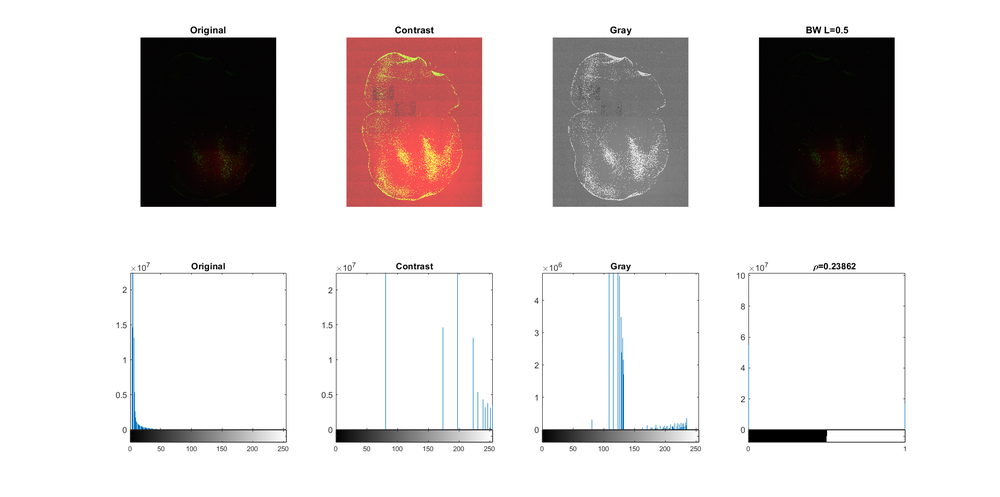
%> input picture test_1.png, 1000 x 497 px, shrunk from 1920 x 954 before the run
$ octave --eval "generate_overlap_image('test_1.png');"   (GNU Octave 9; MATLAB toolbox functions it lacks are replaced by stand-ins)
%> lines starting %> are read from the running program, lines starting %| are printed output that depends on the picture; in (x1, y1, x2, y2) boxes, pixels count from 0 and x2, y2 are one past the last pixel; in counts of white or black regions, pixels touching at a corner belong together; the program's own positions count from 1
%%%Source    : Houston Methodist Research Institute
%%%Location  : Houston, TX.
%%%Origin    : November 1, 2018
%%%PI        : Mauro Ferrari
%%%Supervisor: Giulia Brachi
%%%Developer : Javier Ruiz Ramirez

function generate_overlap_image(filename)
%> called with filename = 'test_1.png'
%This function takes as an input the full filename of a .tif file.
%This function expects the hydrogel plus tumor image with 3 channels, were the
%red channel corresponds to the hydrogel and the green channel corresponds to
%the tumor. The blue channel is not used.
%The output of this function is the overlap between the tumor and the hydrogel.
%Additionally, the quantification of the overlap is also given.


close all;
clc;

set(0, 'DefaultFigureVisible', 'off');

plot_hydrogel = true;
plot_tumor    = true;

%Load file
hydrogel_plus_tumor  = imread(filename);
%> hydrogel_plus_tumor is the input picture: size 497x1000x3 uint8; mean R, G, B 219.7, 214.1, 213.9
%hydrogel_plus_tumor  = imread('hydro_gel_plus_tumor.tif');
s                    = size(hydrogel_plus_tumor);
%> s = [497 1000 3]
disp(['Original size: ', mat2str(s)]);
%| Original size: [497 1000 3]


%Note the inversion. The first component of the matrix represents the
%vertical directon while the second component represents the horizontal
%direction.
width = s(2);
%> width = 1000
height= s(1);
%> height = 497

%This is the red channel and corresponds to the hydrogel
hydrogel_img = hydrogel_plus_tumor(:,:,1);
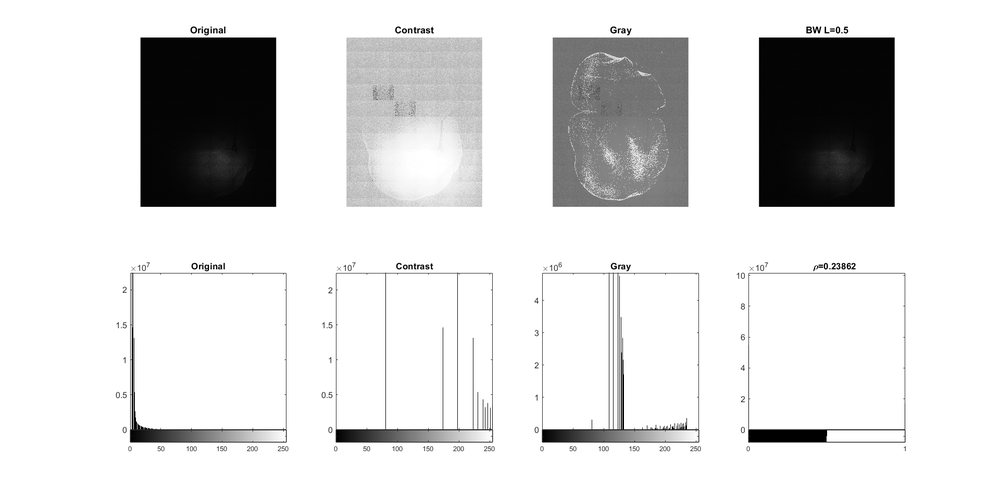
%> hydrogel_img: size 497x1000 uint8; min 0, max 255, mean 219.7

%This is the green channel and corresponds to the tumor
tumor_img    = hydrogel_plus_tumor(:,:,2);
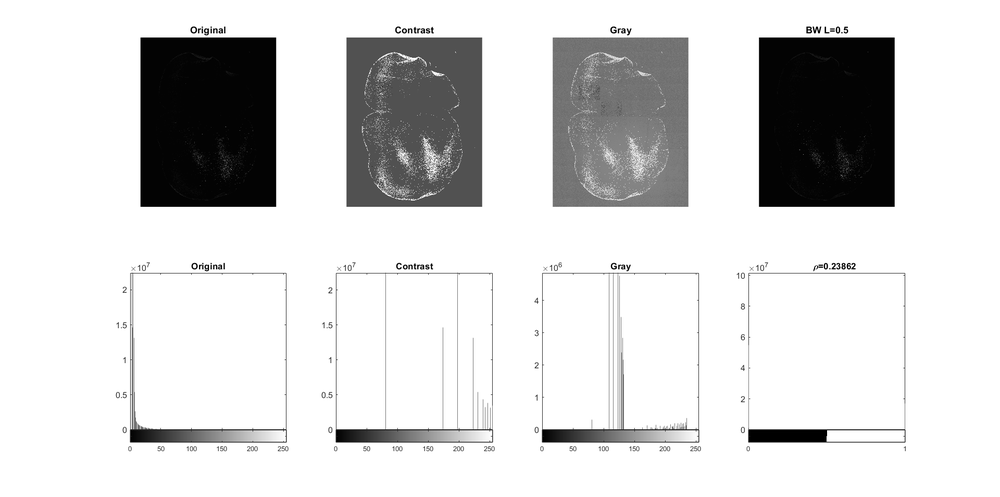
%> tumor_img: size 497x1000 uint8; min 0, max 255, mean 214.1


%Free memory
hydrogel_plus_tumor = [];

vertical_percent  = 0.40;

contrast_interval_in  = [20 50]/255.;
contrast_interval_out = [0 255]/255.;


%--------------------------------------------Plot hydrogel
if plot_hydrogel
    tic;

    [hydrogel_img, hydrogel_contrast, hydrogel_bw] = ...
        process_image_to_bw(...
        hydrogel_img, ...
        vertical_percent,...
        contrast_interval_in,...
        contrast_interval_out);

    h = toc;
    disp(['Time to process hydrogel: ', num2str(h)]);
end
%--------------------------------------------Plot tumor
if plot_tumor
    tic;

    [tumor_img, tumor_contrast, tumor_bw] = ...
        process_image_to_bw_2(tumor_img,...
        vertical_percent,...
        contrast_interval_in,...
        contrast_interval_out);

    h = toc;
    disp(['Time to process Tumor: ', num2str(h)]);


end

%%%================================================================

close all;

set(0, 'DefaultFigureVisible', 'on');

tic;
nonzero_pixels_of_hydrogel = nnz(hydrogel_bw);
nonzero_pixels_of_tumor    = nnz(tumor_bw);
overlap                    = nnz(hydrogel_bw .* tumor_bw);
overlap_percentage_wrt_tumor = overlap / nonzero_pixels_of_tumor * 100;
overlap_txt = sprintf('%d', fix(overlap_percentage_wrt_tumor));

fprintf('Nonzero pixels in hydrogel image: %d \n',...
    nonzero_pixels_of_hydrogel);
fprintf('Nonzero pixels in tumor image   : %d \n',...
    nonzero_pixels_of_tumor);
fprintf('Nonzero pixels in overlap image : %d \n',...
    overlap);
fprintf('Overlap with respect to tumor   : %s%% \n',...
    overlap_txt);

t = ['Hydrogel + Tumor overlap: ', overlap_txt, '%'];

h = toc;
disp(['Time to compute overlap: ', num2str(h)]);

figure();
horizontal_percent = 0.25;
starting_point     = uint32(width * horizontal_percent);
hydrogel_bw = hydrogel_bw(:, starting_point:end);
imshow(hydrogel_bw);
hold on;

sz = 2;
marker_color = 'b';
alpha_value  = 0.01;

tumor_bw = tumor_bw(:, starting_point:end);

[row_indices, col_indices] = find(tumor_bw);
h = scatter(col_indices, row_indices, sz,...
'MarkerFaceColor', marker_color, 'MarkerEdgeColor', marker_color,...
'MarkerFaceAlpha', alpha_value, 'MarkerEdgeAlpha', alpha_value);

% [5 lines of commented-out code are left out]
camroll(-90);


tfinal = toc;
disp(['Time to process image: ', num2str(tfinal)]);

%%%================================================================

function [img, img_contrast, img_bw] = ...
    process_image_to_bw(img,...
    vertical_percent,...
    contrast_interval_in,...
    contrast_interval_out)
%> called with vertical_percent = 0.4, contrast_interval_in = [0.0784 0.196], contrast_interval_out = [0 1]
%This function modifies the hydrogel image and generates 3 images.
%The first one is the croped original image.
%The second modifies the contrast of the first one.
%The third is a black and white version of the second.

s = size(img);
%> s = [497 1000]
width = s(2);
%> width = 1000
height= s(1);
%> height = 497

%Crop images
starting_point = height * vertical_percent;
%> starting_point = 198.8
img            = img(starting_point:end,:);
img_contrast   = [];
img_bw         = [];

%Map intensity values (continuously) to new values in the interval [x, y]
img_contrast = imadjust(img, contrast_interval_in, contrast_interval_out);

%Convert gray scale to black and white using Otsu's method
%Default sensitivity is set to 0.50
img_bw = imbinarize(img_contrast);
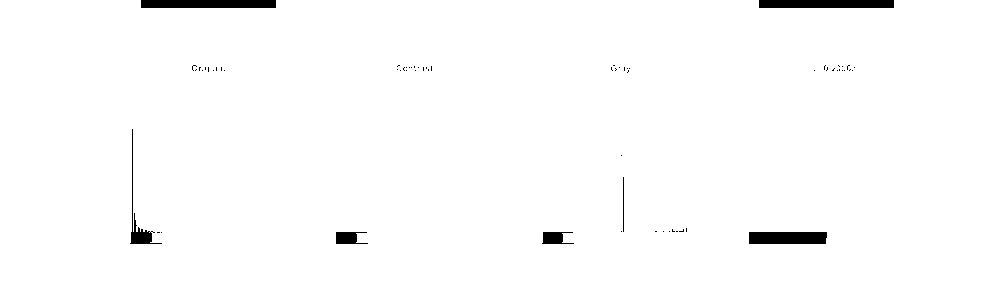
%> img_bw: size 299x1000 logical; 98.6% white; 65 black regions (58 under 20 px), largest, box (x1, y1, x2, y2) and area: (141, 0, 276, 8) 1080, (759, 0, 894, 8) 1080, (749, 232, 827, 244) 930


%%%================================================================

function [img, img_contrast, img_bw] = ...
    process_image_to_bw_2(img,...
        vertical_percent,...
        contrast_interval_in,...
        contrast_interval_out)
%> called with vertical_percent = 0.4, contrast_interval_in = [0.0784 0.196], contrast_interval_out = [0 1]
% We use this function to modify the tumor image and generate two images.
%The first one is a croped version of the original.
%The second is a black and white version of the original.

s = size(img);

width = s(2);
height= s(1);

img_contrast = [];
img_bw       = [];
threshold    = 0;

%Crop images
starting_point = height * vertical_percent;
img            = img(starting_point:end, :);
img_contrast   = imadjust(img, contrast_interval_in, contrast_interval_out);
%img_bw         = imbinarize(img_contrast);
img_bw         = threshold < img_contrast;
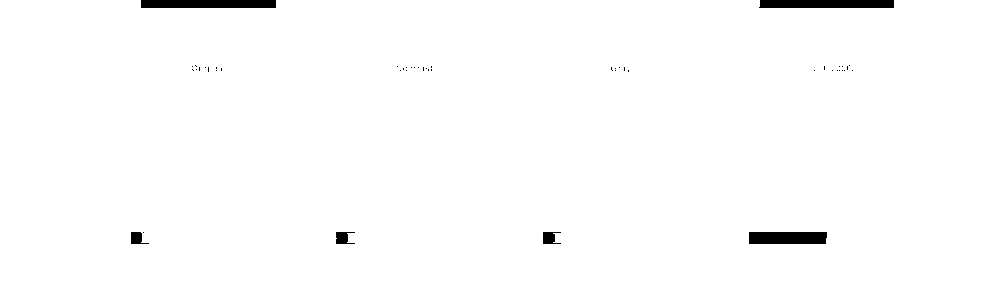
%> img_bw: size 299x1000 logical; 98.8% white; 48 black regions (42 under 20 px), largest, box (x1, y1, x2, y2) and area: (141, 0, 276, 8) 1080, (759, 0, 894, 8) 1073, (749, 232, 827, 244) 930, (336, 232, 355, 244) 155, (543, 232, 561, 244) 152, (131, 232, 149, 244) 137
img_bw         = create_black_holes(img_bw);


%%%================================================================

function img = create_black_holes(img)
%Eliminate all pixels located inside a circle of radius r located at the
%point center.
%This function uses a CSV file that contains three columns (x,y,r).
%(x,y) denotes the center of a circle, and r its radius.

m = csvread('./centers_and_radii_for_elimination.csv');
center_vector = m(:,1:2);
radius_vector = m(:,3);

s = size(img);
%> s = [299 1000]
n_rows = s(1);
%> n_rows = 299
n_cols = s(2);
%> n_cols = 1000
[row_indices, col_indices] = find(img);
%> row_indices = 295399 values from 1 to 299; col_indices = 295399 values from 1 to 1000
%Convert row and column indices to linear index
linear_indices = (col_indices-1) * n_rows + row_indices;

% [5 lines of commented-out code are left out]

for k = 1:size(center_vector,1)

distance = sqrt((row_indices - center_vector(k,2)).^2 +...
    (col_indices - center_vector(k,1)).^2);
mask = radius_vector(k) < distance;

linear_indices = linear_indices(mask);
row_indices    = row_indices(mask);
col_indices    = col_indices(mask);

end

%Keep the pixels that are at a distance greater than that specified by each
%circle.

img = zeros(n_rows, n_cols, 'like', img);
%> img: size 299x1000 logical; every value is 0
img(linear_indices) = 1;
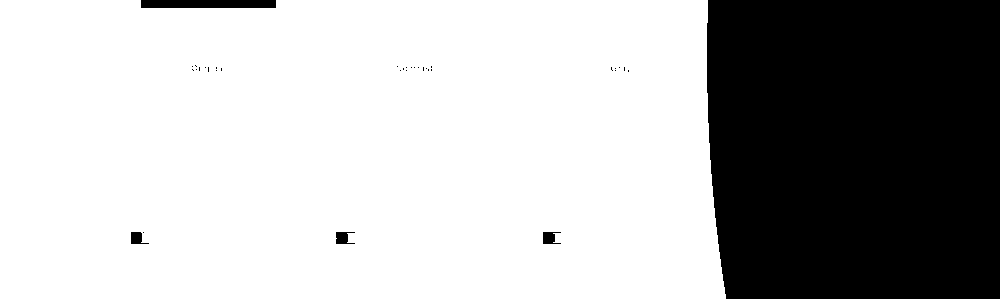
%> img: size 299x1000 logical; 70.7% white; 35 black regions (30 under 20 px), largest, box (x1, y1, x2, y2) and area: (707, 0, 1000, 299) 86025, (141, 0, 276, 8) 1080, (336, 232, 355, 244) 155, (543, 232, 561, 244) 152, (131, 232, 149, 244) 137
%> in generate_overlap_image, `nonzero_pixels_of_hydrogel = nnz(hydrogel_bw);`: nonzero_pixels_of_hydrogel = 294761
%> in generate_overlap_image, `nonzero_pixels_of_tumor    = nnz(tumor_bw);`: nonzero_pixels_of_tumor = 211395
%> in generate_overlap_image, `overlap                    = nnz(hydrogel_bw .* tumor_bw);`: overlap = 210778
%> in generate_overlap_image, `overlap_percentage_wrt_tumor = overlap / nonzero_pixels_of_tumor * 100;`: overlap_percentage_wrt_tumor = 99.71
%> in generate_overlap_image, `overlap_txt = sprintf('%d', fix(overlap_percentage_wrt_tumor));`: overlap_txt = '99'
%| Nonzero pixels in hydrogel image: 294761
%| Nonzero pixels in tumor image   : 211395
%| Nonzero pixels in overlap image : 210778
%| Overlap with respect to tumor   : 99%
%> in generate_overlap_image, `t = ['Hydrogel + Tumor overlap: ', overlap_txt, '%'];`: t = 'Hydrogel + Tumor overlap: 99%'
%> in generate_overlap_image, `hydrogel_bw = hydrogel_bw(:, starting_point:end);`:
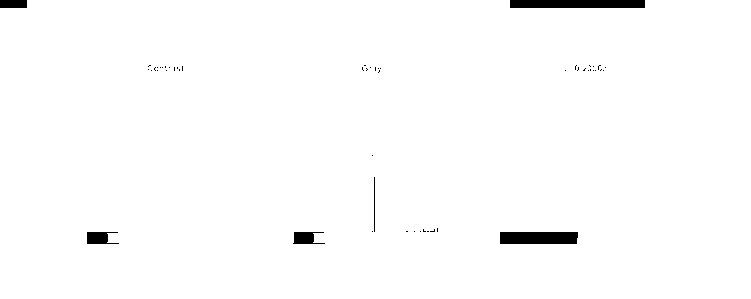
%> hydrogel_bw: size 299x751 logical; 98.7% white; 52 black regions (46 under 20 px), largest, box (x1, y1, x2, y2) and area: (510, 0, 645, 8) 1080, (500, 232, 578, 244) 930, (87, 232, 119, 244) 271, (293, 232, 325, 244) 260, (0, 0, 27, 8) 216, (374, 177, 375, 232) 55
%> in generate_overlap_image, `tumor_bw = tumor_bw(:, starting_point:end);`:
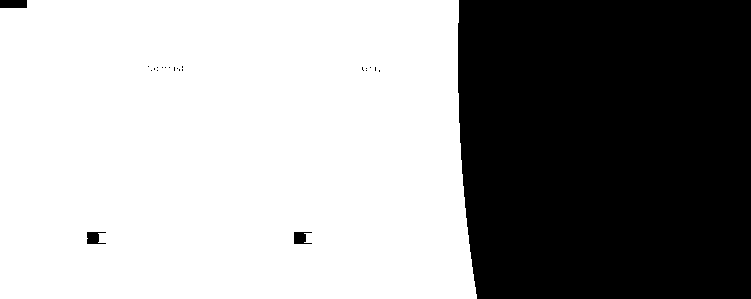
%> tumor_bw: size 299x751 logical; 61.4% white; 23 black regions (19 under 20 px), largest, box (x1, y1, x2, y2) and area: (458, 0, 751, 299) 86025, (0, 0, 27, 8) 216, (87, 232, 106, 244) 155, (294, 232, 312, 244) 152
%> in generate_overlap_image, `[row_indices, col_indices] = find(tumor_bw);`: row_indices = 137968 values from 1 to 299; col_indices = 137968 values from 1 to 477

$ run again, on Hydrogel_and_tumor_conversion_to_bw.png
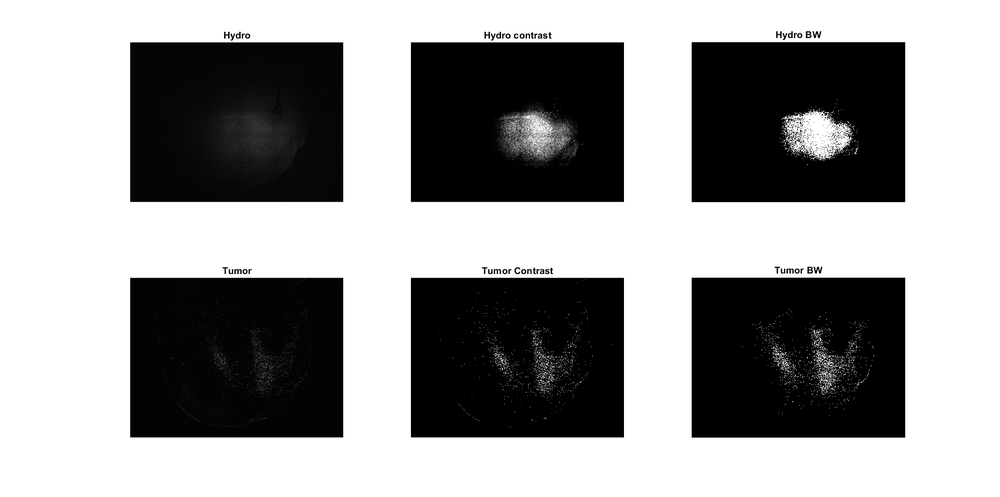
%> input picture Hydrogel_and_tumor_conversion_to_bw.png, 1000 x 497 px, shrunk from 1920 x 954 before the run
%> in generate_overlap_image, hydrogel_plus_tumor is the input picture: size 497x1000x3 uint8; min 0, max 255, mean 153.1
%| Original size: [497 1000 3]
%> in process_image_to_bw_2, `img_bw         = threshold < img_contrast;`:
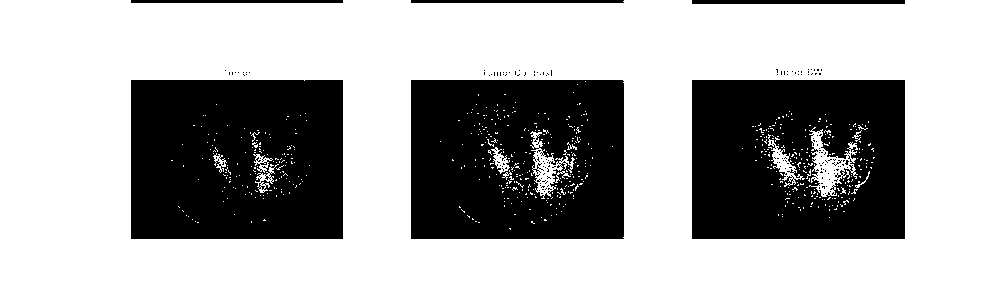
%> img_bw: size 299x1000 logical; 67% white; 169 black regions (163 under 20 px), largest, box (x1, y1, x2, y2) and area: (131, 80, 343, 239) 32964, (411, 80, 624, 239) 31948, (692, 80, 905, 239) 31240, (692, 0, 905, 4) 852, (411, 0, 624, 3) 638, (131, 0, 343, 3) 636
%> in create_black_holes, `[row_indices, col_indices] = find(img);`: row_indices = 200360 values from 1 to 299; col_indices = 200360 values from 1 to 1000
%> nonzero_pixels_of_hydrogel = 198586
%> nonzero_pixels_of_tumor = 143503
%> overlap = 142229
%> overlap_percentage_wrt_tumor = 99.11
%> overlap_txt = '99'
%| Nonzero pixels in hydrogel image: 198586
%| Nonzero pixels in tumor image   : 143503
%| Nonzero pixels in overlap image : 142229
%| Overlap with respect to tumor   : 99%
%> t = 'Hydrogel + Tumor overlap: 99%'
%> hydrogel_bw: size 299x751 logical; 63.8% white; 120 black regions (114 under 20 px), largest, box (x1, y1, x2, y2) and area: (162, 80, 375, 239) 32495, (443, 80, 656, 239) 31786, (0, 80, 94, 239) 14766, (443, 0, 656, 4) 852, (162, 0, 375, 4) 849, (0, 0, 94, 4) 283
%> in generate_overlap_image, `tumor_bw = tumor_bw(:, starting_point:end);`:
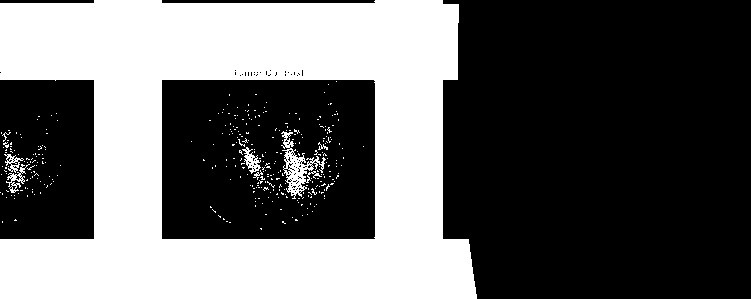
%> tumor_bw: size 299x751 logical; 39.2% white; 333 white regions (325 under 20 px), largest, box (x1, y1, x2, y2) and area: (0, 0, 477, 299) 85626, (281, 131, 326, 199) 952, (242, 147, 261, 174) 214
%> in generate_overlap_image, `[row_indices, col_indices] = find(tumor_bw);`: row_indices = 87990 values from 1 to 299; col_indices = 87990 values from 1 to 477
